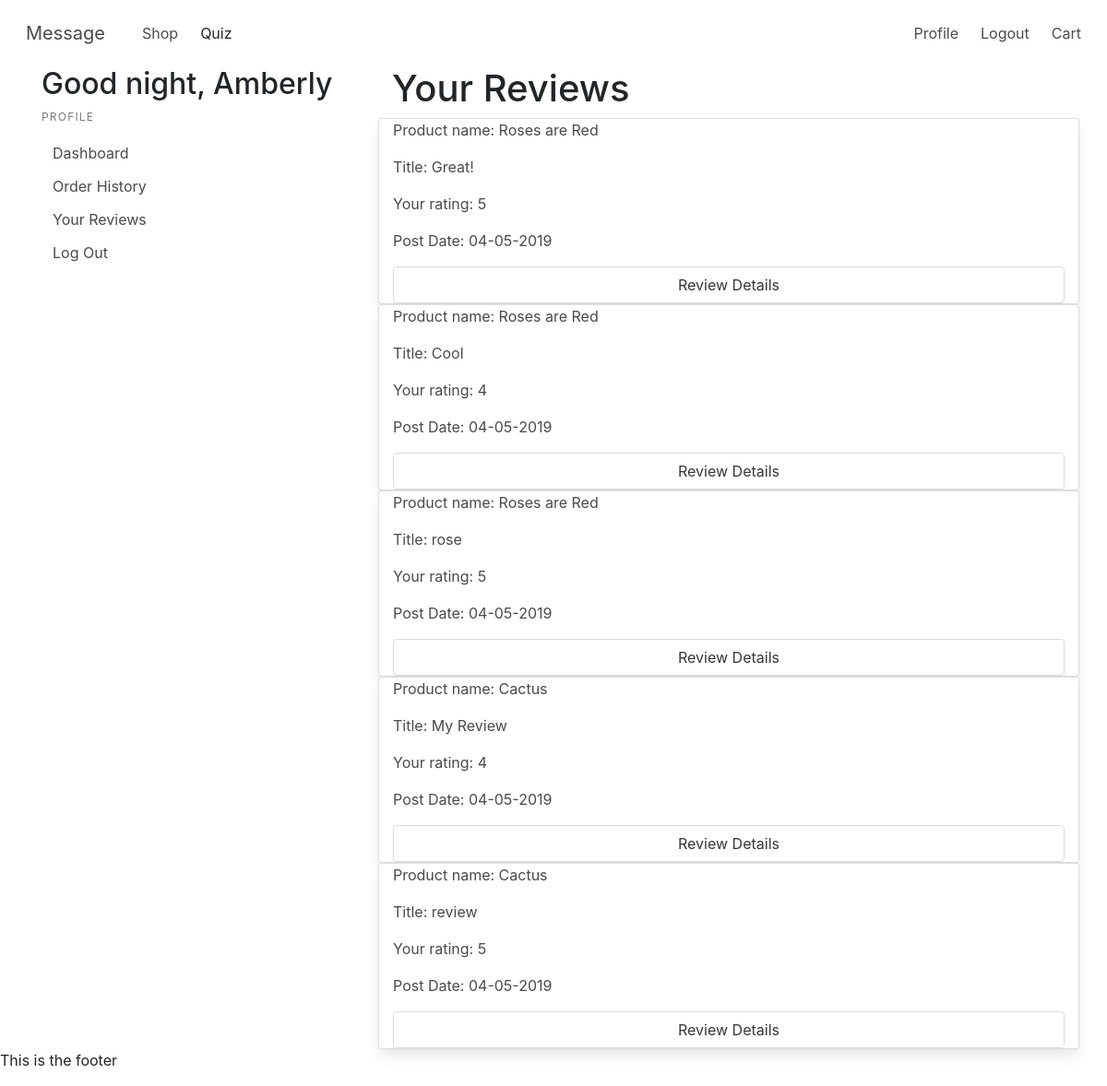
/profile/reviews (signed in), run on an earlier commit of the app's database.
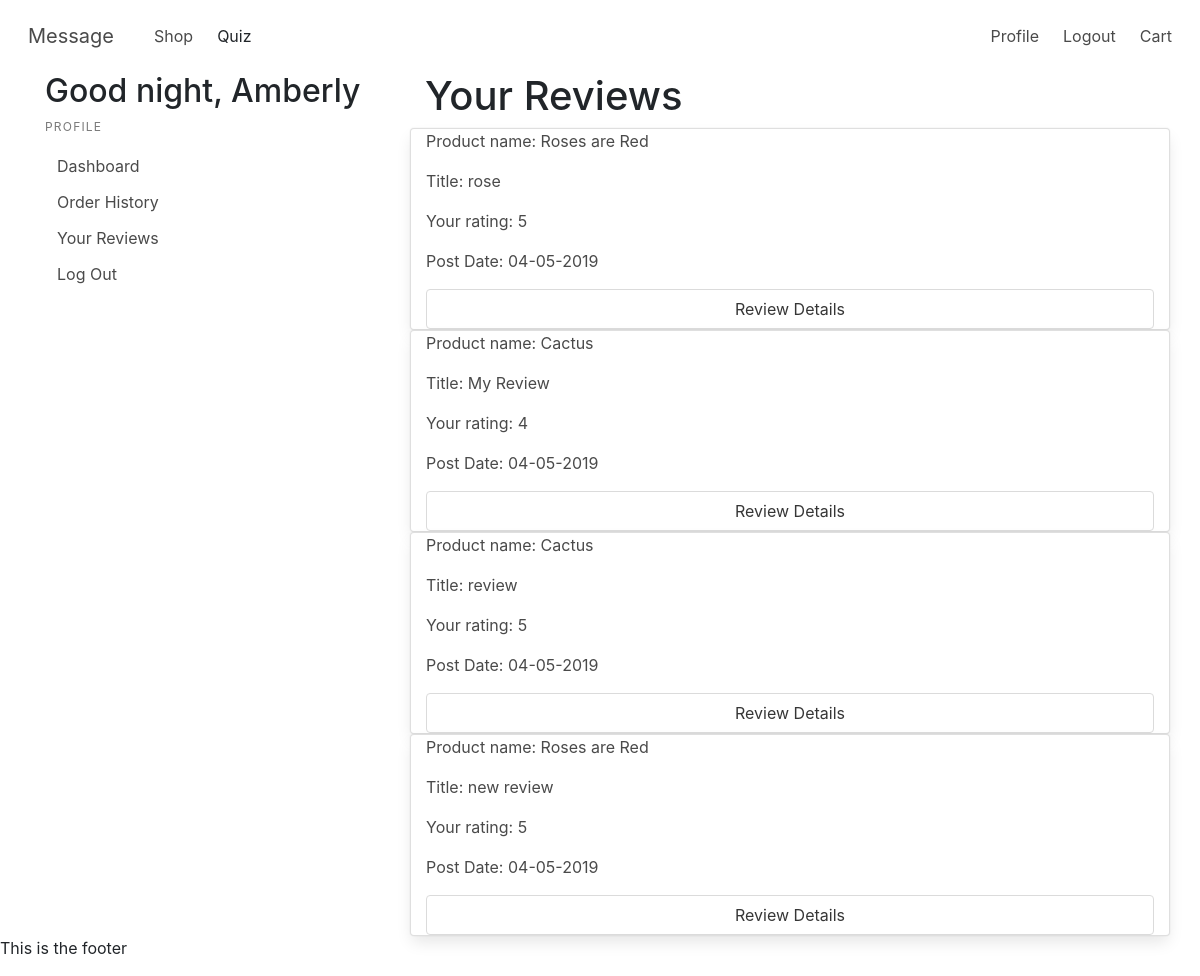
And on a later commit of the database.
### models.py (models this page shows, shortened)
class User(UserMixin, Model):
    fname = CharField()
    lname = CharField()
    email = CharField(unique=True)
    password = CharField(max_length=100)
    street_address = CharField(default="")
    city = CharField(default="")
    state = CharField(default="")
    postal_code = CharField(default="")
    join_date = DateTimeField(default=datetime.datetime.now())
    class Meta:
        database = DATABASE

class Review(Model):
    user = ForeignKeyField(model=User, backref='review')
    product = ForeignKeyField(model=Product, backref='review')
    title = CharField()
    rating = IntegerField()
    content = CharField()
    date_posted = DateTimeField(default=datetime.datetime.now())
    class Meta:
        database = DATABASE

class Product(Model):
    name = CharField(unique=True)
    description = CharField()
    image = CharField()
    plant = CharField()
    meaning = CharField()
    price = IntegerField()
    data_name= CharField()
    average_rating = FloatField(default=0)
    category = ForeignKeyField(model=Category, backref='product')
    class Meta:
        database = DATABASE

### app.py (the view)
@app.route('/profile/reviews', methods=["GET"])
@login_required
def reviews():
    user = current_user
    current_hour = datetime.datetime.now().hour
    greeting = time_of_day(current_hour)
    reviews = models.Review.select().where(models.Review.user_id == user.id)
    return render_template("reviews.html", user=user, greeting=greeting, reviews=reviews)

### app.py (called while the page is built)
@login_manager.user_loader
def load_user(userid):
    try:
        return models.User.get(models.User.id == userid)
    except models.DoesNotExist:
        return None

@app.before_request
def before_request():
    g.db = models.DATABASE
    g.db.connect()
    g.user = current_user

@app.after_request
def after_request(response):
    g.db.close()
    return response

def time_of_day(hour):
    return (
        "morning" if 5 <= hour <= 11
        else
        "afternoon" if 12 <= hour <= 17
        else
        "evening" if 18 <= hour <= 22
        else
        "night"
    )

### templates/reviews.html
{% extends 'profile.html' %}
{% block profile %}
<h1>Your Reviews</h1>
{% if reviews %}
{% for review in reviews %}
    <div class="row">
        <div class="col card">
            <p>Product name: {{review.product.name}}</p>
            <p>Title: {{review.title}}</p>
            <p>Your rating: {{review.rating}}</p>
            <p>Post Date: {{review.date_posted.strftime('%m-%d-%Y')}}</p>
            <a href="/profile/reviews/review_details/{{review.id}}"class="button">Review Details</a>
        </div>
    </div>
    {% endfor %}
    {% else %}
    <p>You have not written any reviews.</p>
    <a class="button" href="/shop">Continue Shopping</a>
    {% endif %}
{% endblock %}

### templates/profile.html
{% extends 'layout.html' %}
{% block content %}
<div class="container">
    <div class="row">
        <div class="col-sm-4">
            <h2> Good {{greeting}}, {{user.fname}}</h2>
            <aside class="menu">
                <p class="menu-label">
                    Profile
                </p>
                <ul class="menu-list">
                    <li><a href="{{url_for('profile')}}">Dashboard</a></li>
                    <li><a href="{{url_for('order_history')}}">Order History</a></li>
                    <li><a href="{{url_for('reviews')}}">Your Reviews</a></li>
                    <li><a href="{{url_for('logout')}}">Log Out</a></li>
                </ul>
            </aside>
        </div>
        <div class="col-sm-8">
                {% block profile %}
                {% endblock %}
        </div>
    </div>
</div>
{% endblock %}

### templates/layout.html (shortened to what this page needs)
<!DOCTYPE html>
<html lang="en">
  <head>
    <link rel="stylesheet" href="https://cdnjs.cloudflare.com/ajax/libs/bulma/0.7.4/css/bulma.min.css">
    <link rel="stylesheet" href="https://stackpath.bootstrapcdn.com/bootstrap/4.3.1/css/bootstrap.min.css">
    <link rel=“stylesheet” href=“https://cdnjs.cloudflare.com/ajax/libs/animate.css/3.7.0/animate.min.css”>
    <link rel="stylesheet" href="{{ url_for('static', filename='main.css')}}">
</head>
  <body>
    <nav class="navbar" role="navigation" aria-label="main navigation">
        <div class="navbar-brand">
            <a class="navbar-item" href="{{url_for('index')}}" title="index">Message</a>
        </div>
        <div id="navbarBasic" class="navbar-menu">
            <div class="navbar-start">
                <a class="navbar-item" href="{{url_for('shop')}}" title="shop">Shop</a>
                <a class="navbar-item" title="quiz">Quiz</a>
            </div>
            <div class="navbar-end">
                {% if current_user.is_authenticated %}
                <a class="navbar-item" href="{{url_for('profile')}}" title="logout">Profile</a>
                <a class="navbar-item" href="{{url_for('logout')}}" title="logout">Logout</a>
                {% else %}
                <a class="navbar-item" href="{{url_for('login')}}">Login</a>
                <a class="navbar-item" href="{{url_for('signup')}}">Signup</a>
                {% endif %}
                <a class="navbar-item" href="{{url_for('cart')}}" title="cart">Cart</a>
            </div>
        </div>
    </nav>
    {% block content %}
    {% endblock %}
    <footer>
        <p>This is the footer</p>
    </footer>
</body>
</html>

### static/main.css (style rules this page uses)
.navbar-brand { display: flex; }

What changed in the data, as far as the page shows it:
removed Review: product.name "Roses are Red", title "Great!", rating "5", date_posted "04-05-2019"
removed Review: product.name "Roses are Red", title "Cool", rating "4", date_posted "04-05-2019"
added Review: product.name "Roses are Red", title "new review", rating "5", date_posted "04-05-2019"
